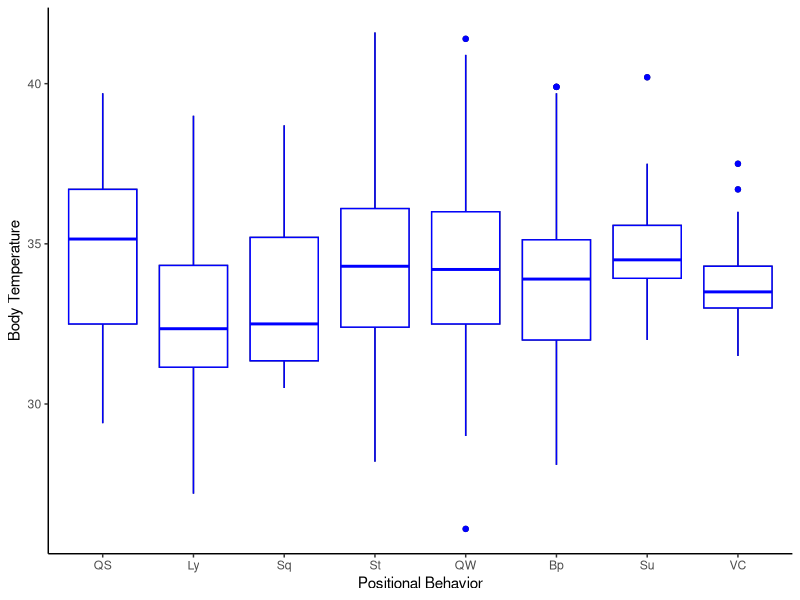
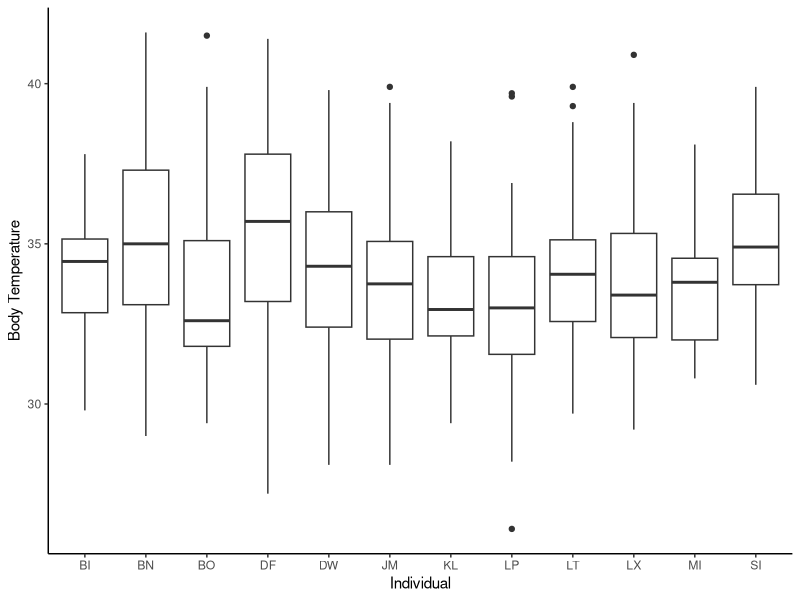
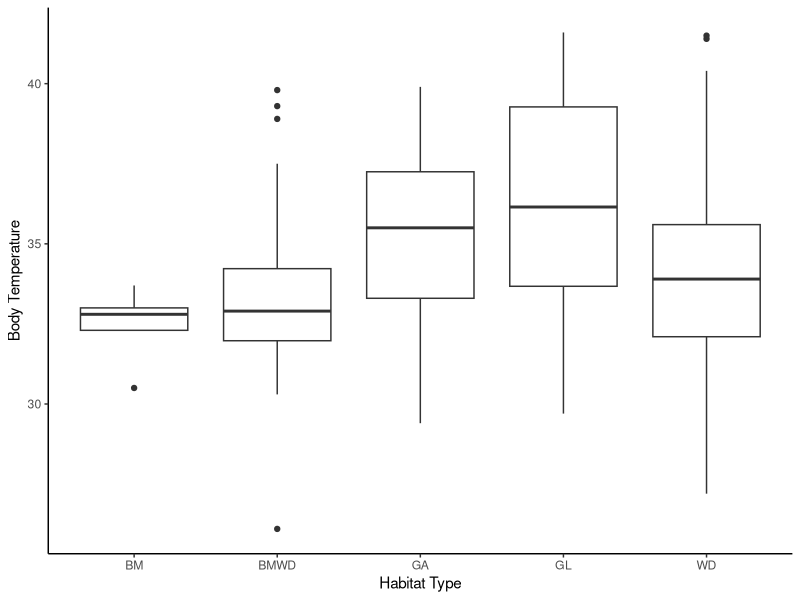
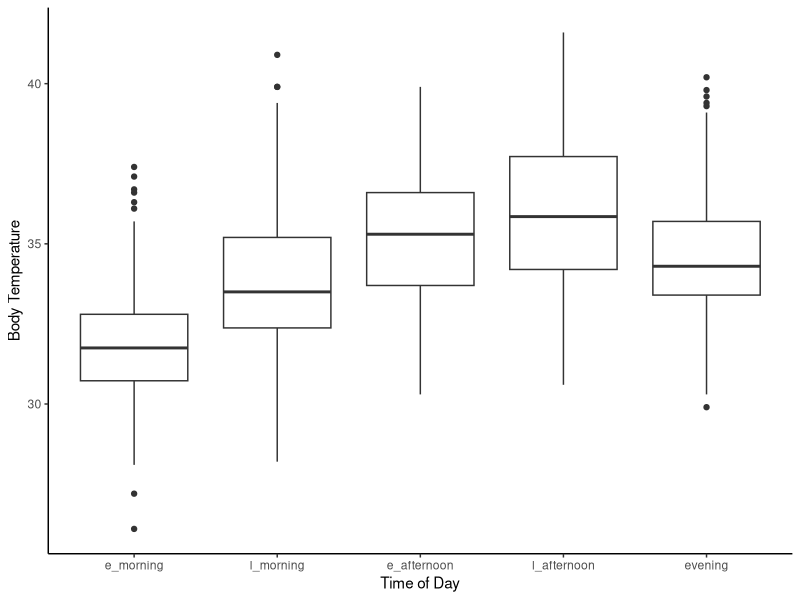
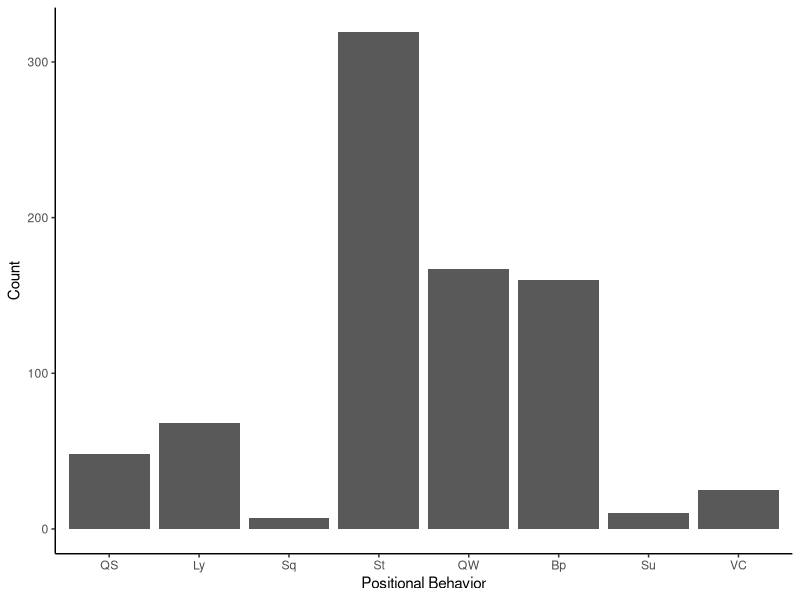
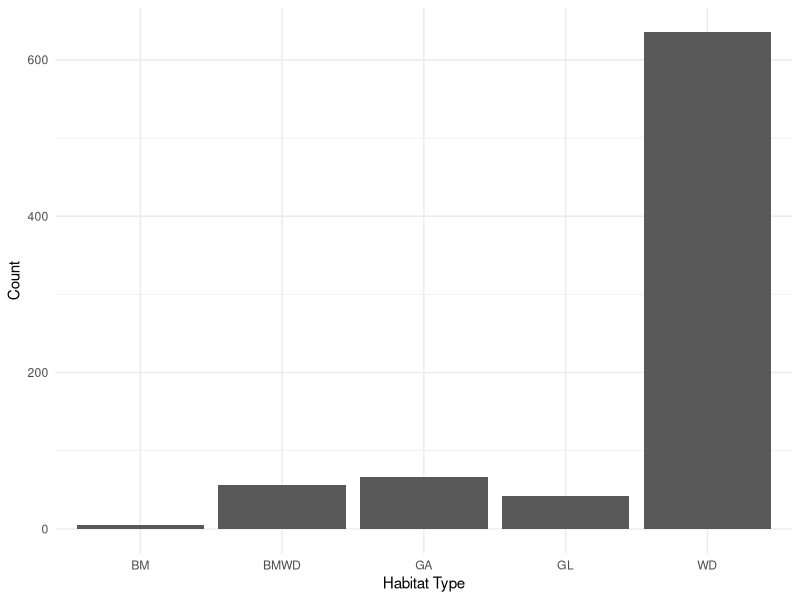
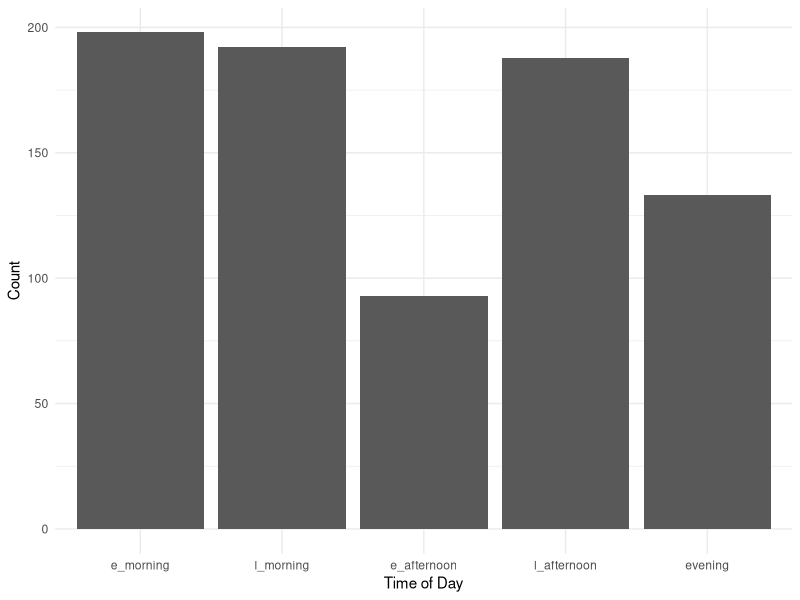
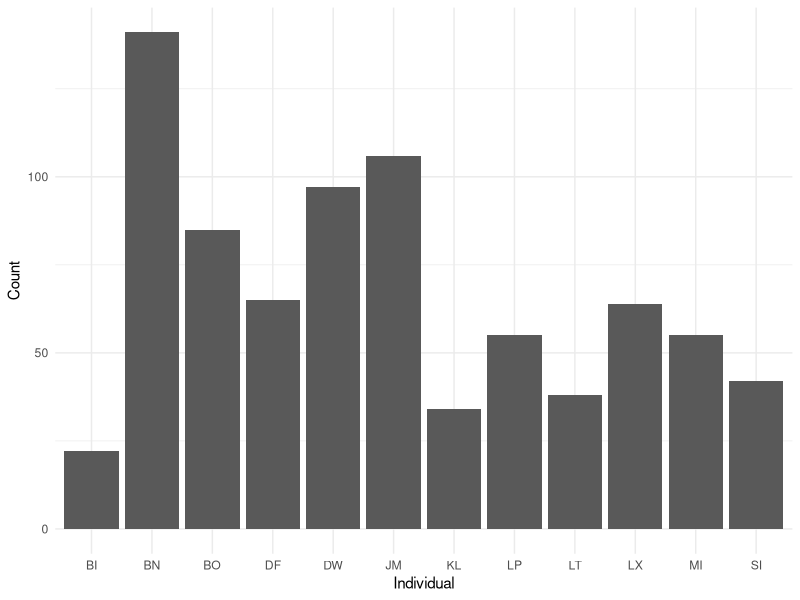

These charts were generated, in order, by the following R code: (Note: this script raises an error after producing the figures.)
# load libraries
library(tidyverse) 
library(readr) 
library(lubridate)
library(magrittr)
library(ggplot2)
library(car)
library(emmeans)
library(lme4)
library(ggthemes)
library(plyr)

##read in data
prelim_tidy <- read_csv("_data/_tidy/prelim_data_tidycols.csv")
View(prelim_tidy)

#Omit any missing values:
summary(is.na(prelim_tidy))

prelim_temp<-na.omit(prelim_tidy)
View(prelim_temp)

prelim_temp$therm_t[prelim_temp$therm_t >= 42] <- NA

View(prelim_temp)

prelim_temp<-na.omit(prelim_temp)
View(prelim_temp)

#Combine positional behaviors into smaller categories
# suspensory = Cb, Br & QM
#Vertical climb and cling together
prelim_temp$pos_beh[prelim_temp$pos_beh == "Cb"] <- "Su"
prelim_temp$pos_beh[prelim_temp$pos_beh == "Br"] <- "Su"
prelim_temp$pos_beh[prelim_temp$pos_beh == "QM"] <- "Su"
prelim_temp$pos_beh[prelim_temp$pos_beh == "Vci"] <- "VC"
prelim_temp$pos_beh[prelim_temp$pos_beh == "Abp"] <- "Bp"
prelim_temp$pos_beh[prelim_temp$pos_beh == "BpS"] <- "Bp"
prelim_temp$pos_beh[prelim_temp$pos_beh == "BpW"] <- "Bp"


############
##re-order levels
prelim_temp$time_od <- factor(prelim_temp$time_od, levels = c("e_morning", "l_morning", "e_afternoon", "l_afternoon", "evening"))
prelim_temp$pos_beh <- factor(prelim_temp$pos_beh, levels = c("QS", "Ly", "Sq", "St", "QW", "Bp", "Su", "VC"))

## Change to factor and numeric
factor_cols <- c("pos_beh","context", "substrate", "hab_type", "individual")
numeric_cols <- c("sun", "therm_t", "t_lo", "t_hi")

prelim_temp[factor_cols] <- lapply(prelim_temp[factor_cols], as.factor)

prelim_temp[numeric_cols] <- lapply(prelim_temp[numeric_cols], as.numeric)

str(prelim_temp)

##plotting
ggplot(prelim_temp, aes(pos_beh, therm_t)) +
  geom_boxplot() + labs(x="Positional Behavior", y="Body Temperature") +
  theme_classic() + geom_boxplot(fill = "white", colour = "blue")

ggplot(prelim_temp, aes(individual, therm_t)) +
  geom_boxplot() + labs(x="Individual", y="Body Temperature") +
  theme_classic()

ggplot(prelim_temp, aes(hab_type, therm_t)) +
  geom_boxplot() + labs(x="Habitat Type", y="Body Temperature") +
  theme_classic()

ggplot(prelim_temp, aes(time_od, therm_t)) +
  geom_boxplot() + labs(x="Time of Day", y="Body Temperature") +
  theme_classic()

##counts
ggplot(prelim_temp, aes(pos_beh))+
  geom_bar(stat="count") + labs(x="Positional Behavior", y="Count") +
  theme_classic()  

ggplot(prelim_temp, aes(hab_type))+
  geom_bar(stat="count") + labs(x="Habitat Type", y="Count")+
  theme_minimal()    ###can I combine bamboo with bamboo woodland?

ggplot(prelim_temp, aes(time_od))+
  geom_bar(stat="count") + labs(x="Time of Day", y="Count")+
  theme_minimal()

ggplot(prelim_temp, aes(individual))+
  geom_bar(stat="count") + labs(x="Individual", y="Count")+
  theme_minimal()

ggplot(prelim_temp, aes(sun))+
  geom_histogram()

###model plotting
library(broom)

m1 <- lmer(therm_t ~ pos_beh + time_od + sun + date + hab_type + 
       (1|individual), data = prelim_temp)

summary(m1)
confint(m1)
#m1_res <- tidy(coef(summary(m1)) ) 

#ggplot(m1_res, aes(pos_beh, therm_t)) +
  #geom_point()


ggplot(prelim_temp, aes(pos_beh, therm_t)) + 
  #geom_point(size = 3) +
  geom_point(aes(y=predict(m1)), size = 1)

ggplot(prelim_temp, aes(pos_beh, therm_t)) + 
  geom_point(size = 3) +
  geom_boxplot(aes(y=predict(m1)), size = 1, colour = "red") +
  labs(x="Positional Behavior", y="Body Temperature") +
  theme_classic()

##labels = c("Sit", "Lie", "Squat", "Quadrupedal Stand", 
           #"Quadrupedal Walk", "Bipedal", "Suspensory", 
           #"Vertical Climb/Cling")

##attempting to follow tutorial but got too confused....
preddata <- with(prelim_temp, expand.grid(pos_beh = levels(pos_beh), time_od = levels(time_od), 
                                          sun = 50, date = "2018-06-28", hab_type = "WD"))

###
factor_cols <- c("pos_beh", "time_od", "hab_type")
numeric_cols <- c("sun")

preddata[factor_cols] <- lapply(preddata[factor_cols], as.factor)

preddata[numeric_cols] <- lapply(preddata[numeric_cols], as.numeric)

preddata$date <- as.Date(preddata$date)

str(preddata)
########
mm <- model.matrix(~pos_beh + time_od + sun + date + hab_type, data=preddata)
###won't work because I don't have 2 or more levels per factor

pframe2 <- data.frame(preddata,eta=mm%*%fixef(m1))
pframe2 <- with(pframe2,data.frame(pframe2,prop=eta))
pvar1 <- diag(mm %*% tcrossprod(vcov(m1),mm))
tvar1 <- pvar1+VarCorr(m1)$individual
pframe2 <- data.frame(
  pframe2
  , plo = pframe2$eta-2*sqrt(pvar1)
  , phi = pframe2$eta+2*sqrt(pvar1)
  , tlo = pframe2$eta-2*sqrt(tvar1)
  , thi = pframe2$eta+2*sqrt(tvar1)
)
